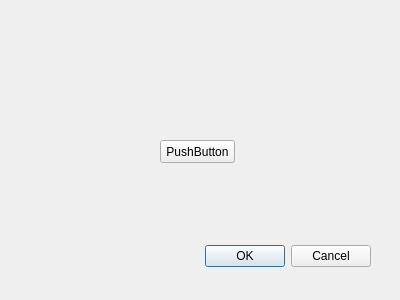
<?xml version="1.0" encoding="UTF-8"?>
<ui version="4.0">
 <class>Dialog</class>
 <widget class="QDialog" name="Dialog">
  <property name="geometry">
   <rect>
    <x>0</x>
    <y>0</y>
    <width>400</width>
    <height>300</height>
   </rect>
  </property>
  <property name="windowTitle">
   <string>Dialog</string>
  </property>
  <widget class="QDialogButtonBox" name="buttonBox">
   <property name="geometry">
    <rect>
     <x>30</x>
     <y>240</y>
     <width>341</width>
     <height>32</height>
    </rect>
   </property>
   <property name="orientation">
    <enum>Qt::Horizontal</enum>
   </property>
   <property name="standardButtons">
    <set>QDialogButtonBox::Cancel|QDialogButtonBox::Ok</set>
   </property>
  </widget>
  <widget class="QPushButton" name="pushButton">
   <property name="geometry">
    <rect>
     <x>160</x>
     <y>140</y>
     <width>75</width>
     <height>23</height>
    </rect>
   </property>
   <property name="text">
    <string>PushButton</string>
   </property>
  </widget>
 </widget>
 <resources/>
 <connections>
  <connection>
   <sender>buttonBox</sender>
   <signal>accepted()</signal>
   <receiver>Dialog</receiver>
   <slot>accept()</slot>
   <hints>
    <hint type="sourcelabel">
     <x>248</x>
     <y>254</y>
    </hint>
    <hint type="destinationlabel">
     <x>157</x>
     <y>274</y>
    </hint>
   </hints>
  </connection>
  <connection>
   <sender>buttonBox</sender>
   <signal>rejected()</signal>
   <receiver>Dialog</receiver>
   <slot>reject()</slot>
   <hints>
    <hint type="sourcelabel">
     <x>316</x>
     <y>260</y>
    </hint>
    <hint type="destinationlabel">
     <x>286</x>
     <y>274</y>
    </hint>
   </hints>
  </connection>
 </connections>
</ui>
